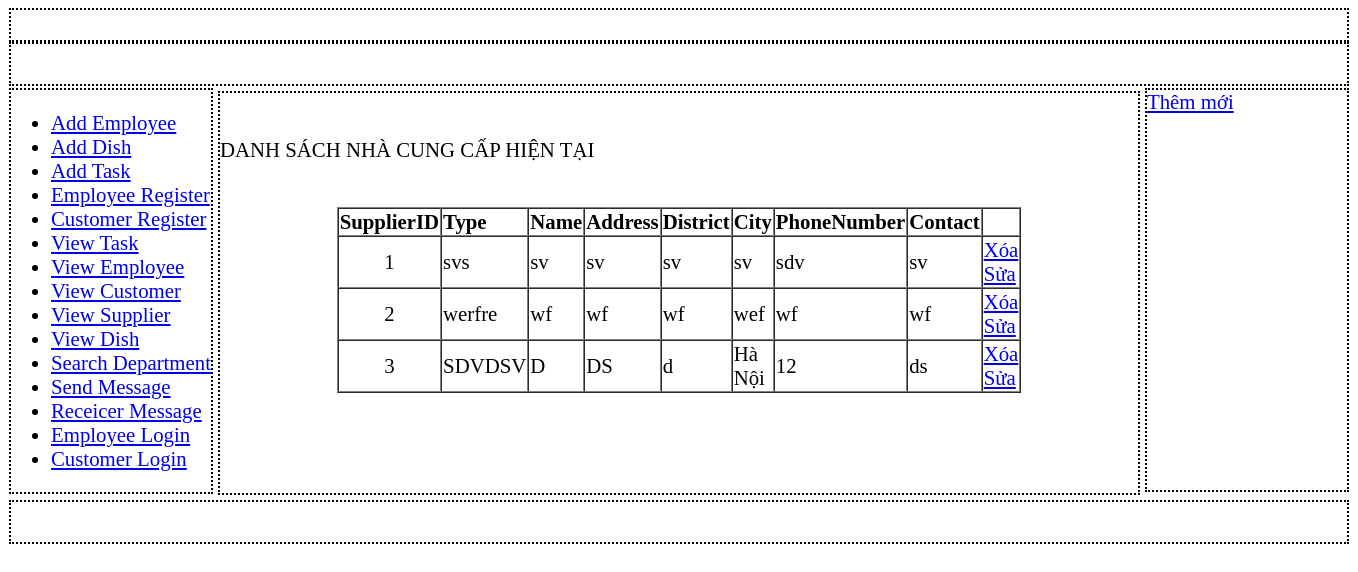
The app's page /Module/viewSupplier.php with its own data.
### tables this page shows
CREATE TABLE IF NOT EXISTS `supplier` (
  `SupplierID` mediumint(8) unsigned NOT NULL auto_increment,
  `Type` varchar(50) NOT NULL,
  `Name` varchar(20) NOT NULL,
  `Address` varchar(30) default NULL,
  `District` varchar(20) default NULL,
  `City` varchar(20) default NULL,
  `PhoneNumber` varchar(33) default NULL,
  `Contact` varchar(20) default NULL,
  PRIMARY KEY  (`SupplierID`)
);

### Module/viewSupplier.php (the view)
<?php include "include/header.php" ?>
<?php include("include/sidebar_left.php") ?>
<section>
<?php
$query = "call ViewSupplier()";
$result = $dbc->query($query) or die($dbc->error);
if($result != false)
{
    if($result->num_rows>0)
    {
        ?>
        <table width="600" border="1" cellspacing="0" align="center" >
            <tr>
                <br/><p>DANH SÁCH NHÀ CUNG CẤP HIỆN TẠI</p><br />
                <th>SupplierID</th>
                <th>Type</th>
                <th>Name</th>
                <th>Address</th>
                <th>District</th>
                <th>City</th>
                <th>PhoneNumber</th>
                <th>Contact</th>
                <th></th>
            </tr>
            <?php
            while($row = $result->fetch_array(MYSQL_ASSOC))
            {
                $suID = $row["SupplierID"];
                $type = $row["Type"];
                $name = $row["Name"];
                $addr = $row["Address"];
                $district = $row["District"];
                $city = $row["City"];
                $phone = $row["PhoneNumber"];
                $contact = $row["Contact"];
                ?>
                <tr>
                    <td align="center"><?php echo($suID);?></td>
                    <td><?php echo($type); ?></td>
                    <td><?php echo($name); ?></td>
                    <td><?php echo($addr); ?></td>
                    <td><?php echo($district); ?></td>
                    <td><?php echo($city); ?></td>
                    <td><?php echo($phone); ?></td>
                    <td><?php echo($contact); ?></td>
                    <td>
                        <a href="delSup.php">Xóa</a>
                        <a href="updateSup.php">Sửa</a>
                    </td>
                </tr>
            <?php
            }
            ?>
        </table>
    <?php
    }
}
?>
</section>
<aside id="right">
    <a href="addSup.php">Thêm mới</a>
</aside>
<?php include('include/footer.php') ?>

### Module/include/header.php (shortened to what this page needs)
<!DOCTYPE html>
<html>
<head>
	<link rel="stylesheet" type="text/css" href="css/index.css"/>
</head>
<body>
<div id="container">
	<header></header>
	<nav></nav>

### Module/include/sidebar_left.php
<aside id="left">
	<ul>
		<li><a href="addEmp.php">Add Employee</a></li>
        <li><a href="addDish.php">Add Dish</a></li>
        <li><a href="addTask.php?uTaskID=&uTaskName=">Add Task</a></li>
        <li><a href="RegisterEmployee.php">Employee Register</a></li>
        <li><a href="RegisterCustomer.php">Customer Register</a></li>
        <li><a href="viewTask.php?taskID=">View Task</a></li>
        <li><a href="viewEmp.php">View Employee</a></li>
        <li><a href="viewCustomer.php">View Customer</a></li>
        <li><a href="viewSupplier.php">View Supplier</a></li>
        <li><a href="ViewDish.php">View Dish</a> </li>
        <li><a href="SeachDepartment.php">Search Department</a></li>
        <li><a href="SendMessage.php">Send Message</a></li>
        <li><a href="ReceicerMessage.php">Receicer Message</a></li>
        <li><a href="login.php">Employee Login</a></li>
        <li><a href="Cuslogin.php">Customer Login</a></li>
	</ul>
</aside>

### Module/include/footer.php
<footer></footer>
</div>
</body>
</html>

### Module/css/index.css (style rules this page uses)
#container { width: 1340px; min-height: 800px; margin: auto; text-align: left; font-size: 130%; }
header { height: 30px; border-style: dotted; border-width: 2px; }
nav { height: 40px; border-style: dotted; border-width: 2px; }
#left { float: left; width: 200px; min-height: 400px; border-style: dotted; border-width: 2px; margin-top: 2px; text-decoration: none; }
#right { float: right; width: 200px; min-height: 400px; border-style: dotted; border-width: 2px; margin-top: 2px; }
section { width: 918px; min-height: 400px; margin: 5px 5px; float: left; border-style: dotted; border-width: 2px; }
footer { height: 40px; clear: both; border-style: dotted; border-width: 2px; }

### records on screen
supplier: SupplierID "1", Type "svs", Name "sv", Address "sv", District "sv", City "sv", PhoneNumber "sdv", Contact "sv"
supplier: SupplierID "2", Type "werfre", Name "wf", Address "wf", District "wf", City "wef", PhoneNumber "wf", Contact "wf"
supplier: SupplierID "3", Type "SDVDSV", Name "D", Address "DS", District "d", City "Hà Nội", PhoneNumber "12", Contact "ds"
